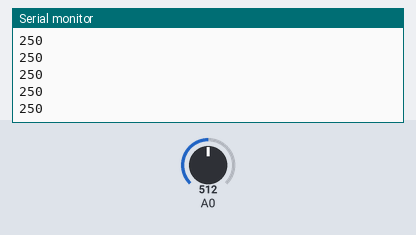
This sketch was run on a simulated Arduino Uno, built with avr-gcc and run on an emulated ATmega328P. Shown: the last lines printed to the serial monitor. The test bench sets the inputs (shaded band); at power-on: A0 = 512.

Above: at 1.2 s.
1.3 s: A0 set to 716
At 2.2 s:
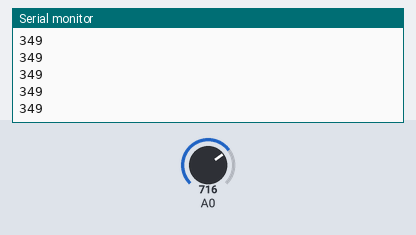
2.8 s: A0 set to 900
At 3.3 s:
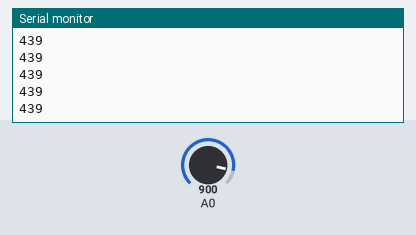
Timing chart, 0 to 5.8 s (numbered marks = the images above; inputs shaded):
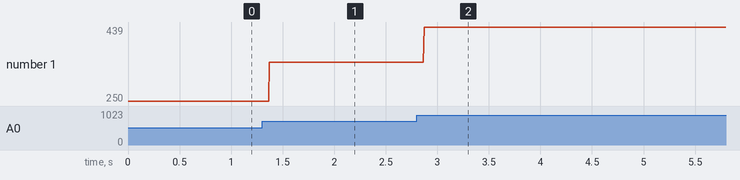

The sketch:

8-SensordeTemperatura.ino
```cpp
int miliVolts;

void setup() {
  Serial.begin(9600);
}

void loop() {
  miliVolts = map(analogRead(0), 0, 1023, 0, 5000);
  Serial.println(miliVolts/10);
}
```

Measured:
- after the input at 1.3 s, the serial monitor: prints a new line after 0.07 s (image 1)
- after the input at 2.8 s, the serial monitor: prints a new line after 0.07 s (image 2)
- plotted number 1: 250 → 349 after the input at 1.3 s, 349 → 439 after the input at 2.8 s
